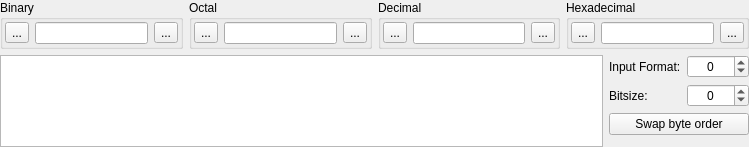
<?xml version="1.0" encoding="UTF-8"?>
<ui version="4.0">
 <class>NumbersWidget</class>
 <widget class="QWidget" name="NumbersWidget">
  <property name="geometry">
   <rect>
    <x>0</x>
    <y>0</y>
    <width>749</width>
    <height>147</height>
   </rect>
  </property>
  <property name="windowTitle">
   <string>Numbers Formats</string>
  </property>
  <layout class="QGridLayout" name="gridLayout_2">
   <property name="margin">
    <number>0</number>
   </property>
   <item row="0" column="0" colspan="2">
    <layout class="QHBoxLayout" name="horizontalLayout_6">
     <item>
      <widget class="QGroupBox" name="binaryGroup">
       <property name="title">
        <string>Binary</string>
       </property>
       <layout class="QHBoxLayout" name="horizontalLayout_2">
        <property name="margin">
         <number>2</number>
        </property>
        <item>
         <widget class="QToolButton" name="binInButton">
          <property name="toolTip">
           <string>Press to import the selected binary number</string>
          </property>
          <property name="text">
           <string>...</string>
          </property>
         </widget>
        </item>
        <item>
         <widget class="QLineEdit" name="binEdit">
          <property name="toolTip">
           <string>Enter the binary number</string>
          </property>
          <property name="maxLength">
           <number>64</number>
          </property>
         </widget>
        </item>
        <item>
         <widget class="QToolButton" name="binOutButton">
          <property name="toolTip">
           <string>Press to send the binary number to the current editor</string>
          </property>
          <property name="text">
           <string>...</string>
          </property>
         </widget>
        </item>
       </layout>
      </widget>
     </item>
     <item>
      <widget class="QGroupBox" name="octalGroup">
       <property name="title">
        <string>Octal</string>
       </property>
       <layout class="QHBoxLayout" name="horizontalLayout_3">
        <property name="margin">
         <number>2</number>
        </property>
        <item>
         <widget class="QToolButton" name="octInButton">
          <property name="toolTip">
           <string>Press to import the selected octal number</string>
          </property>
          <property name="text">
           <string>...</string>
          </property>
         </widget>
        </item>
        <item>
         <widget class="QLineEdit" name="octEdit">
          <property name="toolTip">
           <string>Enter the octal number</string>
          </property>
          <property name="maxLength">
           <number>24</number>
          </property>
         </widget>
        </item>
        <item>
         <widget class="QToolButton" name="octOutButton">
          <property name="toolTip">
           <string>Press to send the octal number to the current editor</string>
          </property>
          <property name="text">
           <string>...</string>
          </property>
         </widget>
        </item>
       </layout>
      </widget>
     </item>
     <item>
      <widget class="QGroupBox" name="decimalGroup">
       <property name="title">
        <string>Decimal</string>
       </property>
       <layout class="QHBoxLayout" name="horizontalLayout_4">
        <property name="margin">
         <number>2</number>
        </property>
        <item>
         <widget class="QToolButton" name="decInButton">
          <property name="toolTip">
           <string>Press to import the selected decimal number</string>
          </property>
          <property name="text">
           <string>...</string>
          </property>
         </widget>
        </item>
        <item>
         <widget class="QLineEdit" name="decEdit">
          <property name="toolTip">
           <string>Enter the decimal number</string>
          </property>
          <property name="maxLength">
           <number>22</number>
          </property>
         </widget>
        </item>
        <item>
         <widget class="QToolButton" name="decOutButton">
          <property name="toolTip">
           <string>Press to send the decimal number to the current editor</string>
          </property>
          <property name="text">
           <string>...</string>
          </property>
         </widget>
        </item>
       </layout>
      </widget>
     </item>
     <item>
      <widget class="QGroupBox" name="hexGroup">
       <property name="title">
        <string>Hexadecimal</string>
       </property>
       <layout class="QHBoxLayout" name="horizontalLayout_5">
        <property name="margin">
         <number>2</number>
        </property>
        <item>
         <widget class="QToolButton" name="hexInButton">
          <property name="toolTip">
           <string>Press to import the selected hex number</string>
          </property>
          <property name="text">
           <string>...</string>
          </property>
         </widget>
        </item>
        <item>
         <widget class="QLineEdit" name="hexEdit">
          <property name="toolTip">
           <string>Enter the hex number</string>
          </property>
          <property name="maxLength">
           <number>16</number>
          </property>
         </widget>
        </item>
        <item>
         <widget class="QToolButton" name="hexOutButton">
          <property name="toolTip">
           <string>Press to send the hex number to the current editor</string>
          </property>
          <property name="text">
           <string>...</string>
          </property>
         </widget>
        </item>
       </layout>
      </widget>
     </item>
    </layout>
   </item>
   <item row="1" column="0">
    <widget class="QTableView" name="binTable">
     <property name="editTriggers">
      <set>QAbstractItemView::AllEditTriggers</set>
     </property>
     <property name="tabKeyNavigation">
      <bool>false</bool>
     </property>
     <property name="showDropIndicator" stdset="0">
      <bool>false</bool>
     </property>
     <property name="dragDropOverwriteMode">
      <bool>false</bool>
     </property>
     <property name="verticalScrollMode">
      <enum>QAbstractItemView::ScrollPerPixel</enum>
     </property>
     <property name="horizontalScrollMode">
      <enum>QAbstractItemView::ScrollPerPixel</enum>
     </property>
     <property name="showGrid">
      <bool>false</bool>
     </property>
     <property name="cornerButtonEnabled">
      <bool>false</bool>
     </property>
     <attribute name="verticalHeaderVisible">
      <bool>false</bool>
     </attribute>
     <attribute name="verticalHeaderVisible">
      <bool>false</bool>
     </attribute>
    </widget>
   </item>
   <item row="1" column="1">
    <layout class="QGridLayout" name="gridLayout">
     <item row="0" column="0">
      <widget class="QLabel" name="label">
       <property name="text">
        <string>Input Format:</string>
       </property>
      </widget>
     </item>
     <item row="0" column="1">
      <widget class="E5TextSpinBox" name="formatBox">
       <property name="toolTip">
        <string>Select the input format</string>
       </property>
       <property name="wrapping">
        <bool>true</bool>
       </property>
       <property name="alignment">
        <set>Qt::AlignCenter</set>
       </property>
      </widget>
     </item>
     <item row="1" column="0">
      <widget class="QLabel" name="label_2">
       <property name="text">
        <string>Bitsize:</string>
       </property>
      </widget>
     </item>
     <item row="1" column="1">
      <widget class="E5TextSpinBox" name="sizeBox">
       <property name="toolTip">
        <string>Select the bit size</string>
       </property>
       <property name="wrapping">
        <bool>true</bool>
       </property>
       <property name="alignment">
        <set>Qt::AlignCenter</set>
       </property>
      </widget>
     </item>
     <item row="2" column="0" colspan="2">
      <widget class="QPushButton" name="byteOrderButton">
       <property name="toolTip">
        <string>Press to swap the current byte order</string>
       </property>
       <property name="text">
        <string>Swap byte order</string>
       </property>
      </widget>
     </item>
     <item row="3" column="1">
      <spacer name="verticalSpacer">
       <property name="orientation">
        <enum>Qt::Vertical</enum>
       </property>
       <property name="sizeHint" stdset="0">
        <size>
         <width>62</width>
         <height>13</height>
        </size>
       </property>
      </spacer>
     </item>
    </layout>
   </item>
  </layout>
 </widget>
 <customwidgets>
  <customwidget>
   <class>E5TextSpinBox</class>
   <extends>QSpinBox</extends>
   <header>E5Gui/E5TextSpinBox.h</header>
  </customwidget>
 </customwidgets>
 <tabstops>
  <tabstop>binInButton</tabstop>
  <tabstop>binEdit</tabstop>
  <tabstop>binOutButton</tabstop>
  <tabstop>octInButton</tabstop>
  <tabstop>octEdit</tabstop>
  <tabstop>octOutButton</tabstop>
  <tabstop>decInButton</tabstop>
  <tabstop>decEdit</tabstop>
  <tabstop>decOutButton</tabstop>
  <tabstop>hexInButton</tabstop>
  <tabstop>hexEdit</tabstop>
  <tabstop>hexOutButton</tabstop>
  <tabstop>binTable</tabstop>
  <tabstop>formatBox</tabstop>
  <tabstop>sizeBox</tabstop>
  <tabstop>byteOrderButton</tabstop>
 </tabstops>
 <resources/>
 <connections/>
</ui>
